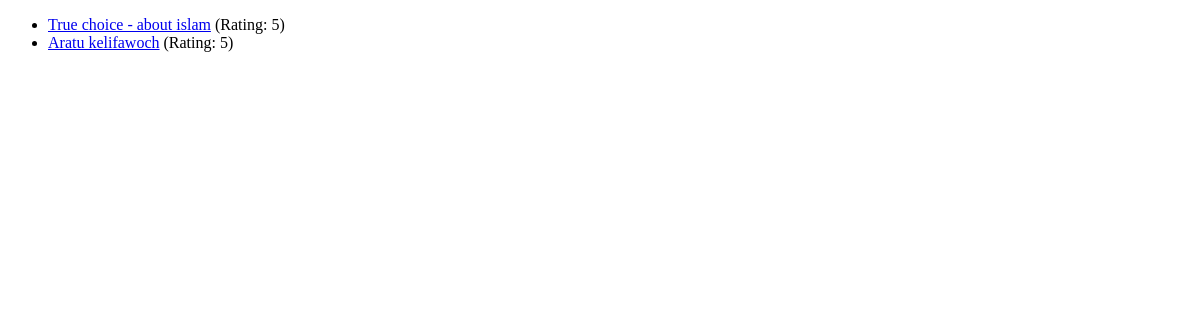
The app's page /, older data.
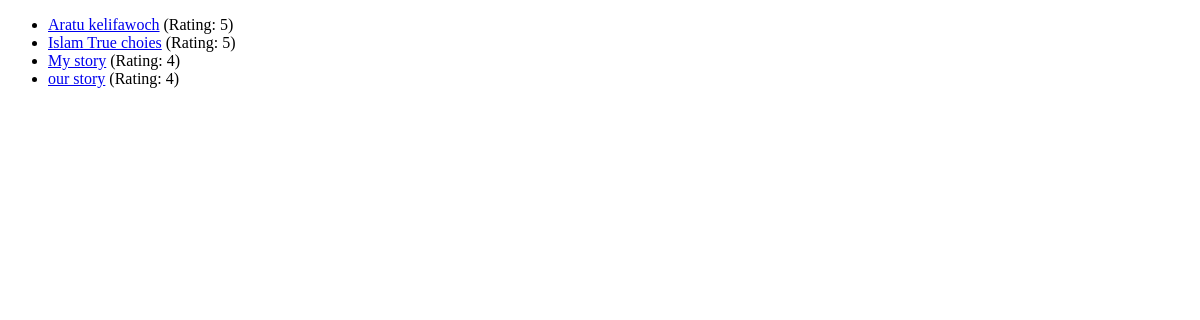
The same page, newer data.
### book_outlet/models.py (models this page shows, shortened)
class Book(models.Model):
    title = models.CharField(max_length=50)
    rating = models.IntegerField(validators=[MinValueValidator(1), MaxValueValidator(5)])
    author = models.CharField(null=True, max_length=100)
    is_bestselling = models.BooleanField(default=True)
    slug = models.SlugField(default="", null=False)  # if the title is Harry Potter 1 => the slug could be like this harry-potter-1
    def get_absolute_url(self):
        return reverse("book-detail", args=[self.id])

### book_outlet/views.py (the view)
def index(request):
    book = Book.objects.all()
    return render(request, "book_outlet/index.html", {
        "books": book
    })

### book_outlet/templates/book_outlet/index.html (shortened to what this page needs)
{% extends "book_outlet/base.html" %}
{% block content %}
<ul>
    {% for book in books %}
    <li><a href="{{ book.get_absolute_url }}"> {{ book.title }}</a> (Rating: {{book.rating }})</li>
    {% endfor %}
</ul>
{% endblock %}

### book_outlet/templates/book_outlet/base.html (shortened to what this page needs)
<!DOCTYPE html>
<html lang="en">
<head>
</head>
<body>
    {% block content %}
    {% endblock %}
</body>
</html>

Row changes from the older to the newer data that the page shows:
removed Book: title "True choice - about islam", rating "5"
added Book: title "Islam True choies", rating "5"
added Book: title "My story", rating "4"
added Book: title "our story", rating "4"
